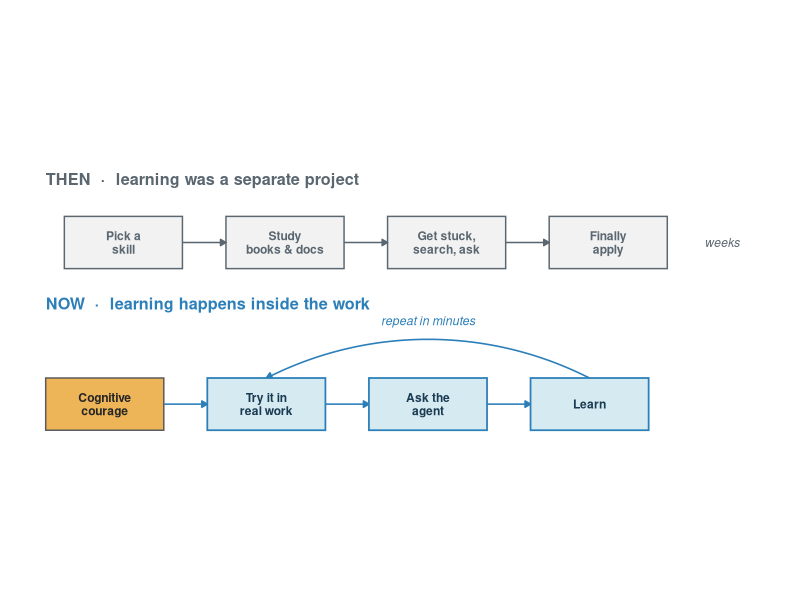
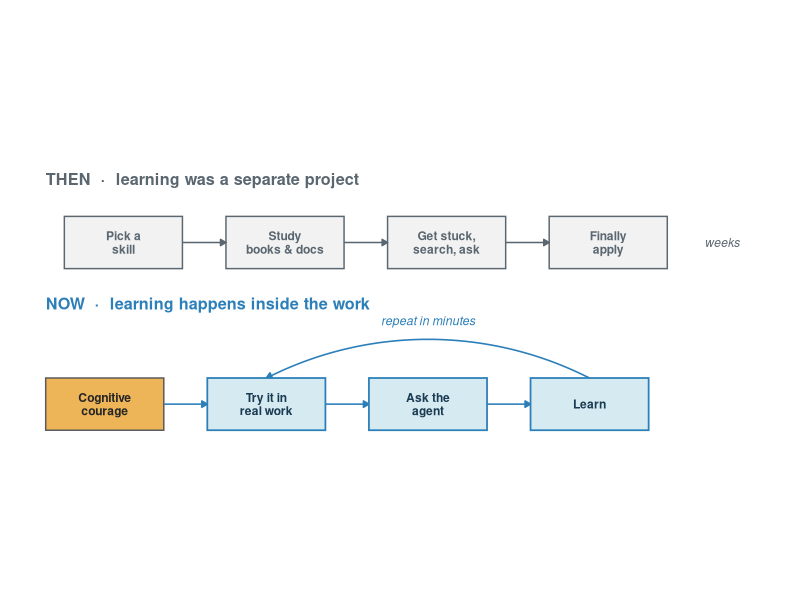

Recreate these plots in R, in order.
## ---- chunk 1
#| label: fig-loop
#| message: false
#| warning: false
#| fig-cap: "Two ways to pick up a new technique. The old path is a long, linear march through study and search that runs beside the real work and resolves in weeks. The new one is a tight loop that *is* the work – try something, ask the agent, learn, repeat – and its entrance is guarded only by the willingness to begin before you know how."
#| fig-alt: "A two-part diagram. The top row, labelled THEN, learning was a separate project, shows four boxes in a straight line joined by arrows: Pick a skill, Study books and docs, Get stuck search ask, Finally apply, annotated weeks. The bottom row, labelled NOW, learning happens inside the work, shows a gold box labelled Cognitive courage feeding into three boxes, Try it in real work, Ask the agent, Learn, with a return arrow arcing over the top labelled repeat in minutes."
#| code-fold: true
#| code-summary: "Show the code that draws the diagram"
suppressPackageStartupMessages(library(tidyverse))

blue   <- "#2C7FB8"
gold   <- "#EDB458"
grey   <- "#5B6770"
fill_n <- "#D6EAF2"   # NOW boxes
fill_t <- "grey95"    # THEN boxes
ink_n  <- "#1b3b52"

hw <- 0.95; hh <- 0.42                # box half-width / half-height

# ---- THEN: a straight, linear track (y = 3.6) ------------------------
ty <- 3.6
tx <- c(1.4, 4.0, 6.6, 9.2)
then_rect <- tibble(xmin = tx - hw, xmax = tx + hw, ymin = ty - hh, ymax = ty + hh)
then_txt  <- tibble(
  x = tx, y = ty,
  label = c("Pick a\nskill", "Study\nbooks & docs",
            "Get stuck,\nsearch, ask", "Finally\napply")
)
then_arr <- tibble(x = tx[-4] + hw, xend = tx[-1] - hw, y = ty, yend = ty)

# ---- NOW: a loop you enter through a gate (y = 1.0) ------------------
ny <- 1.0
gx <- 1.1
nx <- c(3.7, 6.3, 8.9)                # Try, Ask, Learn
now_rect  <- tibble(xmin = nx - hw, xmax = nx + hw, ymin = ny - hh, ymax = ny + hh)
now_txt   <- tibble(x = nx, y = ny,
                    label = c("Try it in\nreal work", "Ask the\nagent", "Learn"))
gate_rect <- tibble(xmin = gx - hw, xmax = gx + hw, ymin = ny - hh, ymax = ny + hh)
gate_txt  <- tibble(x = gx, y = ny, label = "Cognitive\ncourage")

# forward arrows: gate -> Try -> Ask -> Learn
now_arr <- tibble(x = c(gx, nx[1], nx[2]) + hw,
                  xend = c(nx[1], nx[2], nx[3]) - hw, y = ny, yend = ny)
# return loop: Learn -> Try, arcing up and over the row
ret <- tibble(x = nx[3], y = ny + hh, xend = nx[1], yend = ny + hh)

ggplot() +
  annotate("text", x = 0.15, y = 4.62, hjust = 0, fontface = "bold",
           size = 4.1, colour = grey,
           label = "THEN  ·  learning was a separate project") +
  annotate("text", x = 0.15, y = 2.62, hjust = 0, fontface = "bold",
           size = 4.1, colour = blue,
           label = "NOW  ·  learning happens inside the work") +

  # THEN track
  geom_rect(data = then_rect,
            aes(xmin = xmin, xmax = xmax, ymin = ymin, ymax = ymax),
            fill = fill_t, colour = grey, linewidth = 0.5) +
  geom_segment(data = then_arr, aes(x = x, y = y, xend = xend, yend = yend),
               arrow = arrow(length = unit(0.16, "cm"), type = "closed"),
               linewidth = 0.5, colour = grey) +
  geom_text(data = then_txt, aes(x, y, label = label),
            fontface = "bold", size = 3.05, lineheight = 0.92, colour = grey) +
  annotate("text", x = 10.75, y = ty, hjust = 0, fontface = "italic",
           size = 3.1, colour = grey, label = "weeks") +

  # NOW return loop (behind the boxes)
  geom_curve(data = ret, aes(x = x, y = y, xend = xend, yend = yend),
             curvature = 0.24, ncp = 16, angle = 90,
             arrow = arrow(length = unit(0.16, "cm"), type = "closed"),
             linewidth = 0.55, colour = blue) +
  annotate("text", x = (nx[1] + nx[3]) / 2, y = 2.34, fontface = "italic",
           size = 3.1, colour = blue, label = "repeat in minutes") +

  # NOW gate, forward arrows, boxes
  geom_rect(data = gate_rect,
            aes(xmin = xmin, xmax = xmax, ymin = ymin, ymax = ymax),
            fill = gold, colour = "grey35", linewidth = 0.5) +
  geom_text(data = gate_txt, aes(x, y, label = label),
            fontface = "bold", size = 3.05, lineheight = 0.92, colour = "grey15") +
  geom_segment(data = now_arr, aes(x = x, y = y, xend = xend, yend = yend),
               arrow = arrow(length = unit(0.16, "cm"), type = "closed"),
               linewidth = 0.55, colour = blue) +
  geom_rect(data = now_rect,
            aes(xmin = xmin, xmax = xmax, ymin = ymin, ymax = ymax),
            fill = fill_n, colour = blue, linewidth = 0.6) +
  geom_text(data = now_txt, aes(x, y, label = label),
            fontface = "bold", size = 3.05, lineheight = 0.92, colour = ink_n) +

  coord_fixed(clip = "off", xlim = c(0, 11.7), ylim = c(0.4, 4.95)) +
  theme_void() -> p

ggsave(
  here::here("posts", "2026-07-27-cognitive-courage", "courage-loop.png"),
  p, width = 8, height = 3.2, dpi = 160, bg = "white"
)

p
